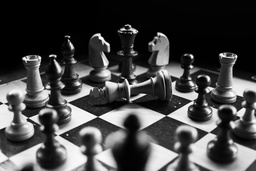
#> input picture week_03/chess.jpg, 256 x 171 px, shrunk from 854 x 569 before the run, found by its file name; its folder holds only this picture in this run
$ jupyter execute --allow-errors week3.ipynb   (shell and % lines are left out)
#> lines starting #> are read from the running program, lines starting #| are printed output that depends on the picture
[cell 1]
#intentsity transformation

[cell 2]
import os
import matplotlib.pyplot as plt
import numpy as np
os.getcwd(),os.listdir()

[cell 3]
path = 'C:\\Users\\kochallibrhm\\Desktop\\Görüntü İşleme\\week_03'
file_name_with_path = path + "\chess.jpg"
file_name_with_path

img_0 = plt.imread(file_name_with_path)
#> img_0 is the input picture: shape (171, 256, 3); min 0, max 255, mean 68.6
plt.imshow(img_0)
plt.show

[cell 4]
np.min(img_0), np.max(img_0)
#> Out = (0, 255)

[cell 5]
img_0.ndim, img_0.shape
#> Out = (3, (171, 256, 3))

#> (a cell that did not finish here is left out)

[cell 7]
def convert(im_1):
    m = im_1.shape[0]
#> m = 171
    n = im_1.shape[1]
#> n = 256
    im_2 = np.zeros((m, n),dtype = int)
    for i in range(m):
        for j in range(n):
            im_2[i, j] = get_distance(im_1[i, j, :])
#> this loop made 171 passes
    return im_2
def get_distance(v, w = [1/3, 1/3, 1/3]):
    a, b, c = v[0], v[1], v[2]
    w1, w2, w3 = w[0], w[1], w[2]
    d = ((a**2)*w1 + (b**2)*w2 + (c**2)*w3)**.5
    return d

[cell 8]
def myfunc1(a, b):
    assert a >= 0; "Intensity positive", "Error! Intensity not positive"
    if(a <= 250 - b):
        return a + b
    else:
        return 255
myfunc1(243,30)

[cell 9]
def myfunc2(a):
    #assert a >= 0; "Intensity positive", "Error! Intensity not positive"
    return int(255 - a)
myfunc2(242)

[cell 10]
img1 = convert(img_0)
plt.imshow(img1, cmap = 'gray')
plt.show()

[cell 11]
m, n = img1.shape
img2 = np.zeros((m,n), dtype = "uint8")

[cell 12]
for i in range(m):
    for j in range(n):
        ### intensity = img1[i, j]
        ### increment = 20
        ### #print(intensity)
        ### img2[i, j] = myfunc1(intensity, increment)
        intensity = img1[i, j]
        img2[i, j] = myfunc2(intensity)
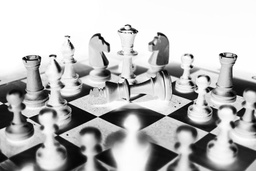
#> img2: shape (171, 256); min 0, max 255, mean 186.4

[cell 13]
plt.subplot(2,2,1), plt.imshow(img_0, cmap = 'gray')
plt.subplot(2,2,2), plt.imshow(img1, cmap = 'gray')
plt.subplot(2,2,3), plt.imshow(img2, cmap = 'gray')
plt.show()
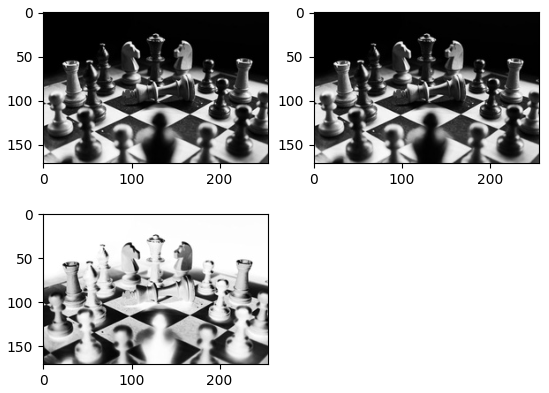
#> figure drawn by matplotlib, 3 panels

[cell 14]
x = np.array(list(range(100)))
# y = np.array(list(range(100)))
# y = np.sin(np.array(list(range(100))))
# y  = 1/(1 + np.exp(x))
y1 = np.power(x/float(np.max(x)), 1)
y2 = np.power(x/float(np.max(x)), 10)
y3 = np.power(x/float(np.max(x)), 1/10)
plt.plot(x,y1)
plt.plot(x,y2)
plt.plot(x,y3)
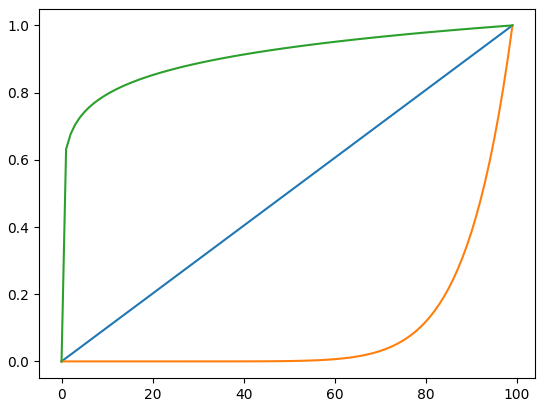
#> figure drawn by matplotlib, 1 panel; curve peaks at x = 99, y = 1; curve peaks at x = 99, y = 1; curve peaks at x = 99, y = 1

[cell 15]
### img3 = np.power(x/float(np.max(x)), 1/15)
### plt.imshow(img3)
### plt.show

[cell 16]
def myfunc3(image100, gamma):
#> called with gamma = 1
    return np.power(image100/float(np.max(x)), gamma)

x  = img_0
img100 = myfunc3(x, 1)
img101 = myfunc3(x, 1/10)
#> call 2 of myfunc3, with gamma = 0.1
#> in myfunc3 (call 2), `return np.power(image100/float(np.max(x)), gamma)`:
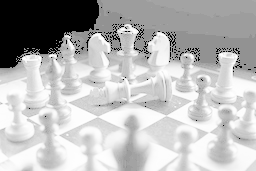
#> returned value: shape (171, 256, 3) float64; min 0, max 1, mean 0.719
img102 = myfunc3(x, 10)
#> call 3 of myfunc3, with gamma = 10
#> in myfunc3 (call 3), `return np.power(image100/float(np.max(x)), gamma)`:
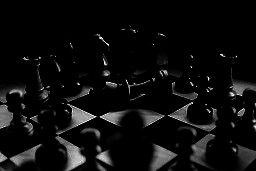
#> returned value: shape (171, 256, 3) float64; min 0, max 1, mean 0.051

plt.subplot(2,2,1), plt.imshow(img100)
plt.subplot(2,2,2), plt.imshow(img101)
plt.subplot(2,2,3), plt.imshow(img102)
